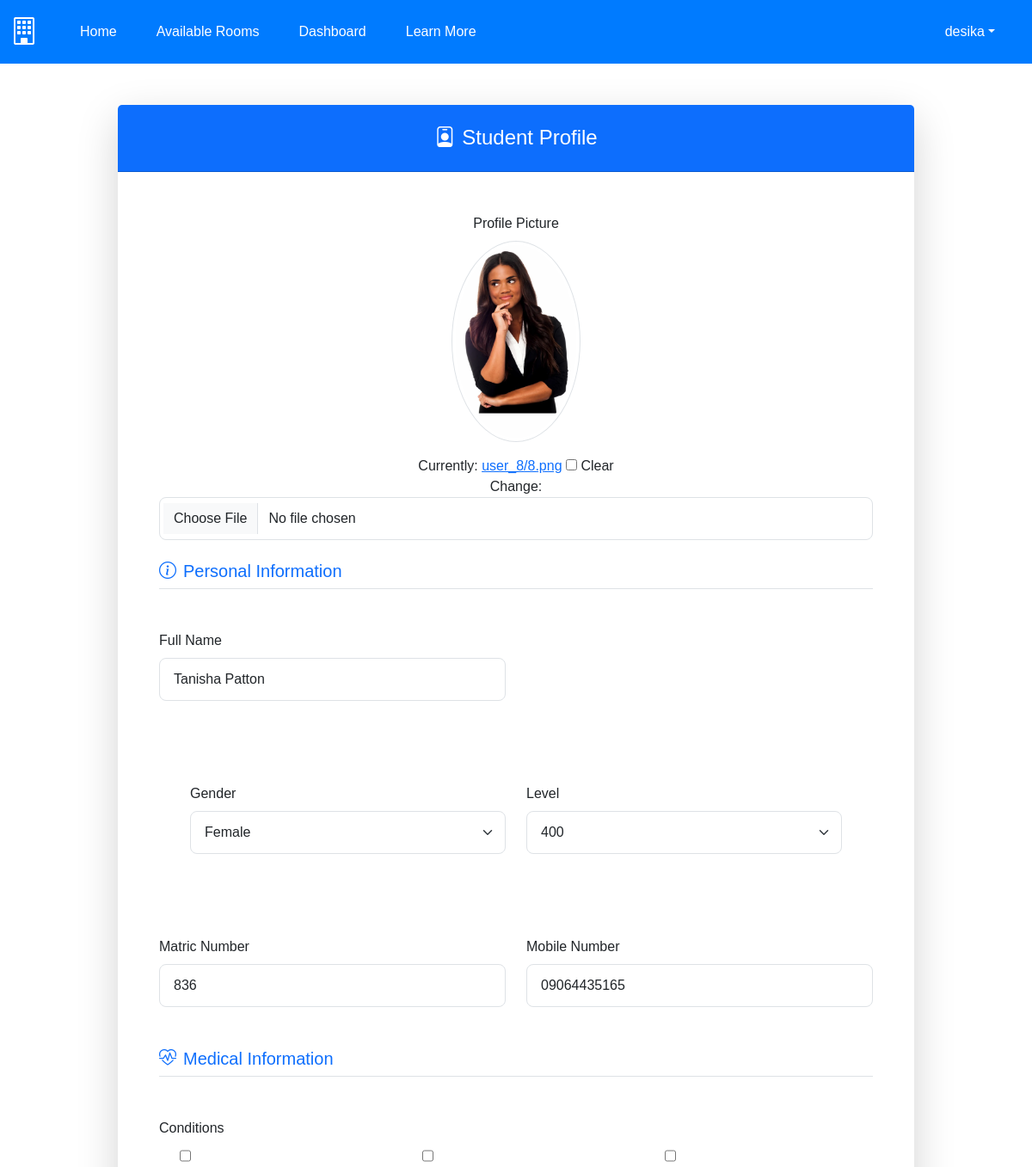
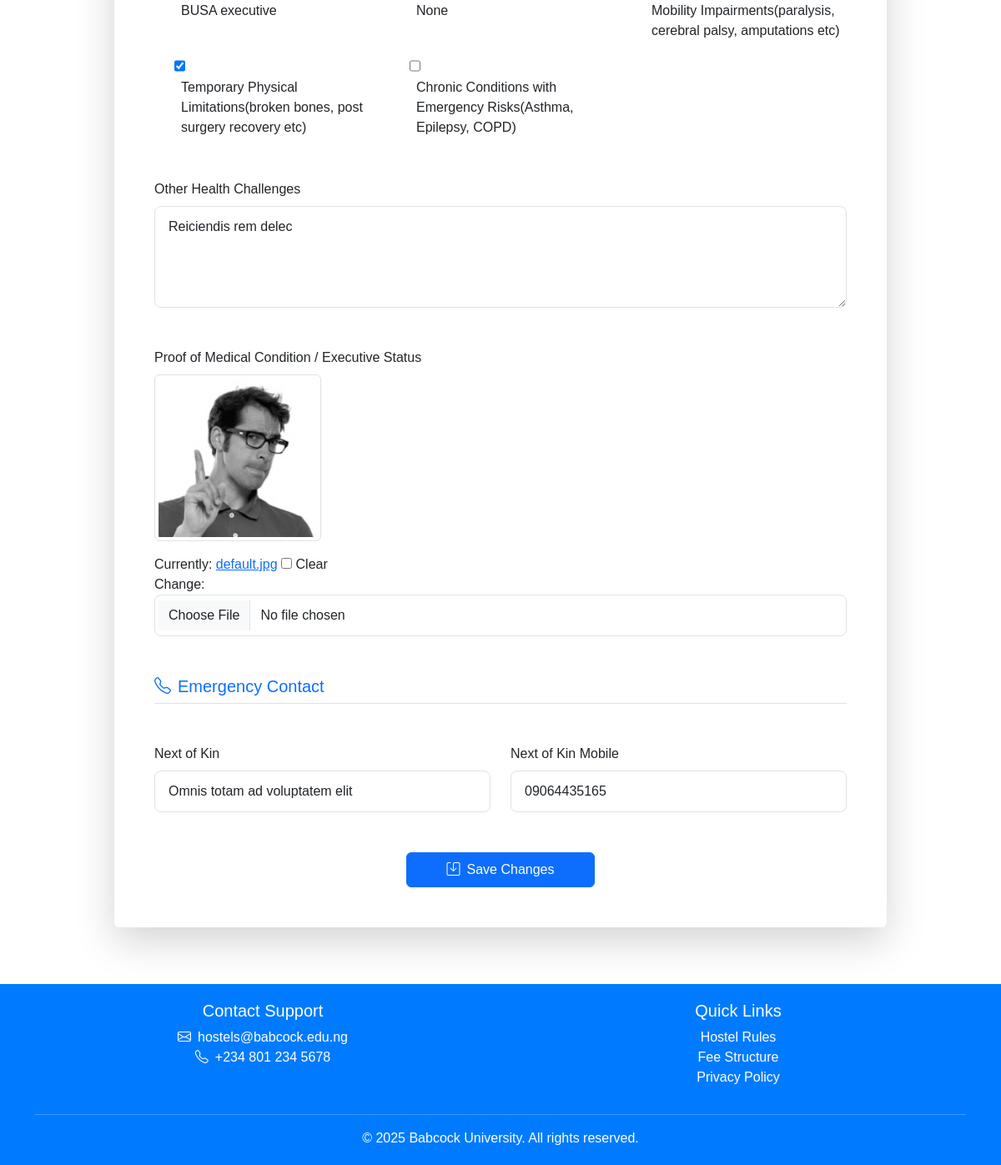
The page /user/profile/ (signed in) on the database its author committed (2 pictures, top to bottom).
### userauth/models.py (models this page shows, shortened)
class Profile(models.Model):
    pid = ShortUUIDField(length=7, max_length=25, alphabet="abcdefghijklmnopqrstuvwxyz123")
    image = models.FileField(upload_to=user_directory_path, default="default.jpg", null=True, blank=True)
    user = models.OneToOneField(User, on_delete=models.CASCADE)
    fullname = models.CharField(max_length=200)
    mobile = models.CharField(default=0, max_length=11)
    level = models.CharField(choices=LEVEL, max_length=100)
    gender = models.CharField(choices=GENDER, max_length=100)
    address = models.CharField(max_length=1000, null=True, blank=True)
    registration_date = models.DateTimeField(default=timezone.now)
    conditions = models.ManyToManyField(
        Condition,
        related_name="profiles",
        blank=True,
        help_text="Select your condition(s) from the list"
    )
    other_health_challenges = models.TextField(
        blank=True,
        null=True,
        help_text="Describe other health challenges not listed above"
    )
    matric_number = models.CharField(max_length=1000, null=True, blank=True)
    proof_image = models.FileField(upload_to=user_directory_path, default="default.jpg", null=True, blank=True,
                                   help_text="Submit doctor's reports, executive IDs, or any other form of proof")
    next_of_kin = models.CharField(max_length=200)
    next_of_kin_mobile = models.CharField(default=0, max_length=11)
    class Meta:
        ordering = ['-registration_date']

class Condition(models.Model):
    name = models.CharField(max_length=100, unique=True)
    priority = models.PositiveIntegerField(default=1)  # Optional: Assign a priority to each condition
    def __str__(self):
        return self.name

### userauth/views.py (the view)
# urls.py: path("profile/", views.ProfileView, name= "profile"),
@login_required
def ProfileView(request):
    profile, created = Profile.objects.get_or_create(user=request.user)
    if request.method == "POST":
        form = ProfileForm(request.POST, request.FILES, instance=profile)
        if form.is_valid():
            print("Form is valid")
            profile = form.save(commit=False)
            if not profile.image and not request.FILES.get('image'):
                profile.image = "default.jpg"
            if not profile.proof_image and not request.FILES.get('proof_image'):
                profile.proof_image = "default.jpg"
            profile.save()  # Save the profile instance
            profile.save()
            form.save_m2m()
            messages.success(request, "Your profile has been successfully updated!")
            return redirect("userauth:profile")
        else:
            print("Form errors:", form.errors)
            messages.error(request, "There were errors in your submission. Please check the form.")
    else:
        form = ProfileForm(instance=profile)
    return render(request, "userauth/profile.html", {"form": form})

### templates/userauth/profile.html (shortened to what this page needs)
{% extends "hostel/index.html" %}
{% load static %}
{% block main-content %}
<div class="container py-5">
    <div class="row justify-content-center">
        <div class="col-lg-10">
            <div class="card border-0 shadow-lg">
                <div class="card-header bg-primary text-white py-4">
                    <h2 class="h4 mb-0 text-center">
                        <i class="bi bi-person-badge me-2"></i>Student Profile
                    </h2>
                </div>
                <div class="card-body p-4 p-md-5">
                    <form method="post" enctype="multipart/form-data">
                        <div class="row g-4">
                            <div class="col-12 text-center">
                                <label class="form-label">Profile Picture</label>
                                <div class="mb-3">
                                    {% if form.instance.image %}
                                    <img src="{{ form.instance.image.url }}" alt="Profile Picture" class="img-thumbnail rounded-circle" width="150">
                                    {% endif %}
                                </div>
                                {{ form.image }}
                            </div>
                            <div class="col-12">
                                <h5 class="text-primary mb-4 border-bottom pb-2">
                                    <i class="bi bi-info-circle me-2"></i>Personal Information
                                </h5>
                            </div>
                            <div class="col-md-6">
                                <div class="form-group mb-4">
                                    <label class="form-label">Full Name</label>
                                    {{ form.fullname }}
                                </div>
                            </div>
                            <div class="card-body p-4 p-md-5">
                                <form method="post" enctype="multipart/form-data">
                                    <div class="row g-4">
                                        <div class="col-md-6">  <div class="form-group mb-4">
                                                <label class="form-label">Gender</label>
                                                {{ form.gender }}  </div>
                                        </div>
                                        <div class="col-md-6">  <div class="form-group mb-4">
                                                <label class="form-label">Level</label>
                                                {{ form.level }}  </div>
                                        </div>
                                        </div>
                                </form>
                            </div>
                            <div class="col-md-6">
                                <div class="form-group mb-4">
                                    <label class="form-label">Matric Number</label>
                                    {{ form.matric_number }}
                                </div>
                            </div>
                            <div class="col-md-6">
                                <div class="form-group mb-4">
                                    <label class="form-label">Mobile Number</label>
                                    {{ form.mobile }}
                                </div>
                            </div>
                            <div class="col-12">
                                <h5 class="text-primary mb-4 border-bottom pb-2">
                                    <i class="bi bi-heart-pulse me-2"></i>Medical Information
                                </h5>
                            </div>
                            <div class="col-12">
                                <div class="form-group mb-4">
                                    <label class="form-label">Conditions</label>
                                    <div class="form-check-group">
                                        {% for checkbox in form.conditions %}
                                        <div class="form-check">
                                            {{ checkbox.tag }}
                                            <label class="form-check-label" for="{{ checkbox.id_for_label }}">
                                                {{ checkbox.choice_label }}
                                            </label>
                                        </div>
                                        {% endfor %}
                                    </div>
                                </div>
                            </div>
                            <div class="col-12">
                                <div class="form-group mb-4">
                                    <label class="form-label">Other Health Challenges</label>
                                    {{ form.other_health_challenges }}
                                </div>
                            </div>
                            <div class="col-12">
                                <div class="form-group mb-4">
                                    <label class="form-label">Proof of Medical Condition / Executive Status</label>
                                    <div class="mb-3">
                                        {% if form.instance.proof_image %}
                                        <img src="{{ form.instance.proof_image.url }}" alt="Proof Document" class="img-thumbnail" width="200">
                                        {% endif %}
                                    </div>
                                    {{ form.proof_image }}
                                </div>
                            </div>
                            <div class="col-12">
                                <h5 class="text-primary mb-4 border-bottom pb-2">
                                    <i class="bi bi-telephone me-2"></i>Emergency Contact
                                </h5>
                            </div>
                            <div class="col-md-6">
                                <div class="form-group mb-4">
                                    <label class="form-label">Next of Kin</label>
                                    {{ form.next_of_kin }}
                                </div>
                            </div>
                            <div class="col-md-6">
                                <div class="form-group mb-4">
                                    <label class="form-label">Next of Kin Mobile</label>
                                    {{ form.next_of_kin_mobile }}
                                </div>
                            </div>
                            <div class="col-12 text-center mt-4">
                                <button type="submit" class="btn btn-primary px-5 py-2">
                                    <i class="bi bi-save me-2"></i>Save Changes
                                </button>
                            </div>
                        </div>
                    </form>
                </div>
            </div>
        </div>
    </div>
</div>
{% endblock main-content %}

### templates/hostel/index.html (shortened to what this page needs)
<!DOCTYPE html>
<html lang="en">
{% load static %}
<head>
    <link rel="stylesheet" href="https://cdn.jsdelivr.net/npm/bootstrap-icons@1.11.1/font/bootstrap-icons.css">
    <link href="https://cdn.jsdelivr.net/npm/bootstrap@5.3.3/dist/css/bootstrap.min.css" rel="stylesheet" />
</head>
<body>
    <nav class="navbar navbar-expand-lg navbar-dark">
        <div class="container-fluid">
            <a class="navbar-brand" href="/">
                <i class="bi bi-building navbar-brand-icon text-white"></i>
            </a>
            <div class="collapse navbar-collapse" id="navbarSupportedContent">
                <ul class="navbar-nav me-auto mb-2 mb-lg-0">
                    {% if request.user.is_authenticated %}
                    <li class="nav-item">
                        <a class="nav-link active" aria-current="page" href="{% url 'userauth:home' %}">Home</a>
                    </li>
                    <li class="nav-item">
                        <a class="nav-link active" href="{% url 'userauth:occupied_rooms' %}">Available Rooms</a>
                    </li>
                    <li class="nav-item">
                        <a class="nav-link active" href="{% url 'userauth:student_dashboard' %}">
                            Dashboard
                        </a>
                    </li>
                    <li class="nav-item">
                        <a href="{% url "userauth:about_us" %}" class="nav-link active">Learn More</a>
                    </li>
                    {% endif %}
                </ul>
                {% if request.user.is_authenticated %}
                <ul class="navbar-nav ms-auto">
                    <li class="nav-item dropdown mx-2">
                        <a class="nav-link dropdown-toggle text-white" href="#" id="profileDropdown" role="button" data-bs-toggle="dropdown" aria-expanded="false">{{ request.user }}</a>
                    </li>
                </ul>
                {% endif %}
            </div>
        </div>
    </nav>
    {% block main-content %}{% endblock main-content %}
    <footer class="footer">
        <div class="container">
            <div class="row">
                <div class="col-md-6">
                    <h5>Contact Support</h5>
                    <ul class="list-unstyled">
                        <li><i class="bi bi-envelope me-2"></i>hostels@babcock.edu.ng</li>
                        <li><i class="bi bi-telephone me-2"></i>+234 801 234 5678</li>
                    </ul>
                </div>
                <div class="col-md-6">
                    <h5>Quick Links</h5>
                    <ul class="list-unstyled">
                        <li><a href="#" class="text-white text-decoration-none">Hostel Rules</a></li>
                        <li><a href="#" class="text-white text-decoration-none">Fee Structure</a></li>
                        <li><a href="#" class="text-white text-decoration-none">Privacy Policy</a></li>
                    </ul>
                </div>
            </div>
            <hr>
            <p class="mb-0">&copy; 2025 Babcock University. All rights reserved.</p>
        </div>
    </footer>
</body>
</html>

### templates/userauth/profile.html (style rules this page uses)
.form-control, .form-select { border-radius: 0.5rem; padding: 0.75rem 1rem; }
.form-check-group { display: grid; grid-template-columns: repeat(auto-fill, minmax(250px, 1fr)); gap: 1rem; }
.form-check-label { margin-left: 0.5rem; }
textarea { min-height: 120px; }

### rows shown on the page
Profile: instance.image (picture), fullname "Tanisha Patton", gender "Female", level "400", matric_number "836", mobile "09064435165", other_health_challenges "Reiciendis rem delec", instance.proof_image (placeholder picture), next_of_kin "Omnis totam ad voluptatem elit", next_of_kin_mobile "09064435165"
Condition: choice_label "BUSA executive"
Condition: choice_label "None"
Condition: choice_label "Mobility Impairments(paralysis, cerebral palsy, amputations etc)"
Condition: choice_label "Temporary Physical Limitations(broken bones, post surgery recovery etc)"
Condition: choice_label "Chronic Conditions with Emergency Risks(Asthma, Epilepsy, COPD)"

### other values the page prints
{{ request.user }} "desika"
